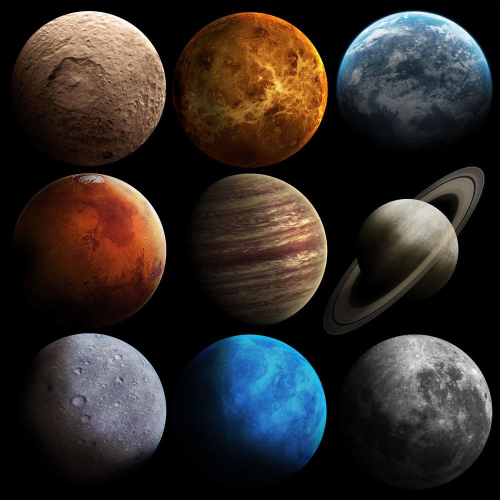
#> input picture 第19組_hw3/image1.jpg, 1000 x 1000 px (shown at 1/2 size)
$ python hw3_v1.py   (older library calls are emulated)
#> lines starting #> are read from the running program, lines starting #| are printed output that depends on the picture
import numpy as np
import time
from skimage import io
from skimage.transform import resize
from skimage.util import img_as_ubyte

b = 3

start = time.clock()

# color set to fill the different ball and background
RGB_colored = [(255, 0, 0),
               (0, 255, 0),
               (0, 0, 255),
               (0, 255, 255),
               (255, 0, 255),
               (255, 255, 0),
               (128, 128, 128),
               (255, 255, 255),
               (50, 128, 50),
               (0, 0, 0)]
RGB_colored = np.array(RGB_colored)


def find_nearest_center(pixel_RGB, pixel_Pos, centers):
    """
    return the nearest center
    :param a: each pixel [r,g,b]
    :param centers: a 9*3 R,G,B array
    :param pixel _Pos: (h,w) tuple 0-1 float
    :return:
    """
    mid_d = np.inf
    r = 0
    # add pixel info ==> (x,y,R,G,B)
    pixel_info = np.append(pixel_Pos, pixel_RGB)
    # return the most closed center
    for i in range(len(centers)):
        h, w = pixel_Pos
        h_center, w_center = centers[i][0], centers[i][1]
        d = (h_center - h) ** 2 + (w_center - w) ** 2
        if d > 0.3:
            continue
        distance = np.linalg.norm(pixel_info - centers[i])
        if distance < mid_d:
            mid_d = distance
            r = i
    return r


# find position center
def find_pos_center(img):
    """
    把每一個中心點的RGB放在center
    :param img:
    :return:
    """
    # R,G,B 9*3
    # add background RGB => 10*3
    # add position info to center array (R,G,B,X,Y)  float 0-1
    centers = np.zeros((b ** 2, 5))
    H_max = img.shape[0]
    W_max = img.shape[1]

    h, w = (img.shape[0] // b, img.shape[1] // b)
    # get center RGB and position ==> img info
    for i in range(b):
        for j in range(b):
            img_rgb = img[i * h + h // 2, j * w + w // 2]
            pos = ((i * h + h // 2) / H_max, (j * w + w // 2) / W_max)
            img_info = np.append(pos, img_rgb)
            centers[i * b + j] = img_info
    """
    pos = np.zeros((b ** 2, 2))
    for i in range(b):
        for j in range(b):
            pos[i * b + j] = [(i * h + h // 2) / h, (j * w + w // 2) / w]
    centers = np.append(centers, pos)
    """

    # set background RGB center (0,0,0) and position (0.33,0.33)
    background_info = [0.33, 0.33, 0.0, 0.0, 0.0]
    centers = np.row_stack((background_info, centers))

    return centers


def clustering(img, center):
    mask = np.zeros((img.shape[0], img.shape[1]), dtype=np.int)
    vis_img = img.copy()
    for i in range(img.shape[0]):
        for j in range(img.shape[1]):
            # find the nearest center and mark to mask array
            mask[i, j] = find_nearest_center(img[i, j], (i / img.shape[0], j / img.shape[1]), center)
            # mask i,j return R,G,B number & center [] get the R,G,B
            vis_img[i, j, :] = center[mask[i, j]][2:]
    # mask 0-9 number vis_img:image
    return mask, vis_img


# mask mean for each group
def update_center(img, mask):
    # img => original img , mask 300*300 size :number of color and position
    Centers = np.zeros((b ** 2 + 1, 5))
    for x in range(b ** 2 + 1):
        # prepare for the mean RGB and xy info
        total_arr_R, total_arr_G, total_arr_B, total_arr_h, total_arr_w = 0.0, 0.0, 0.0, 0.0, 0.0
        total_arr_num = 0.0
        # add the same mask pixel
        for i in range(img.shape[0]):
            for j in range(img.shape[1]):
                if x == mask[i, j]:
                    total_arr_num += 1
                    total_arr_R += img[i, j, 0]
                    total_arr_G += img[i, j, 1]
                    total_arr_B += img[i, j, 2]
                    total_arr_h += i / img.shape[0]
                    total_arr_w += j / img.shape[1]
        # get the mean of center
        if total_arr_num > 0:
            Centers[x, 2] = total_arr_R / total_arr_num
            Centers[x, 3] = total_arr_G / total_arr_num
            Centers[x, 4] = total_arr_B / total_arr_num
            Centers[x, 0] = total_arr_h / total_arr_num
            Centers[x, 1] = total_arr_w / total_arr_num

    return Centers


# fill the color by the RGB_colored array
def fill_mask_color(img):
    colored_img = img.copy()
    for h in range(img.shape[0]):
        for w in range(img.shape[1]):
            mid = np.inf
            r = 0
            for i in range(len(RGB_colored)):
                distance = np.linalg.norm(img[h][w] - RGB_colored[i] / 256)
                if distance < mid:
                    mid = distance
                    r = i
            colored_img[h][w] = (RGB_colored[r] / 256)

            # img_colored[h, w, :] = (RGB_colored[mask[h, w]]/256)
    return colored_img


# ---------------------------------------------
# first image
img = io.imread("image1.jpg")
#> img is the input picture: shape (1000, 1000, 3); mean R, G, B 49.5, 43.5, 40.3
img_H,img_W = img.shape[0],img.shape[1]
#> img_H = 1000; img_W = 1000
# resize size must be multiple of 3
img = resize(img, (150, 150), mode="reflect")
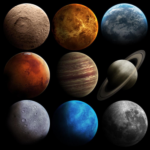
#> img: shape (150, 150, 3) float64; mean R, G, B 0.194, 0.171, 0.158

# a list of RGB color 9*3
# add a background RGB to Centers
Centers = find_pos_center(img)
#> after the loop in find_pos_center, `for i in range(b):`: centers = [[0.167, 0.167, 0.461, 0.333, 0.257], [0.167, 0.5, 0.481, 0.255, 0.0729], [0.167, 0.833, 0.184, 0.233, 0.271], [0.5, 0.167, 0.365, 0.117, 0.0538], [0.5, 0.5, 0.248, 0.16, 0.123], [0.5, 0.833, 0.277, 0.253, 0.181], [0.833, 0.167, 0.377, 0.358, 0.401], [0.833, 0.5, 0.0964, 0.273, 0.529], [0.833, 0.833, 0.292, 0.292, 0.292]]
#> in find_pos_center, `centers = np.row_stack((background_info, centers))`: centers = [[0.33, 0.33, 0, 0, 0], [0.167, 0.167, 0.461, 0.333, 0.257], [0.167, 0.5, 0.481, 0.255, 0.0729], [0.167, 0.833, 0.184, 0.233, 0.271], [0.5, 0.167, 0.365, 0.117, 0.0538], [0.5, 0.5, 0.248, 0.16, 0.123], [0.5, 0.833, 0.277, 0.253, 0.181], [0.833, 0.167, 0.377, 0.358, 0.401], [0.833, 0.5, 0.0964, 0.273, 0.529], [0.833, 0.833, 0.292, 0.292, 0.292]]
#> Centers has the same summary as centers in find_pos_center
# mask 0-8 the number of rgb   fill the color => vis
# mask size 300* 300
mask, vis = clustering(img, Centers)
#> the loop in clustering, `for i in range(img.shape[0]):` made 150 passes
#> after the loop in clustering, `for i in range(img.shape[0]):`:
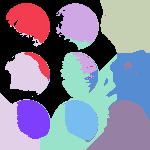
#> mask: shape (150, 150) int64; 10 distinct labels, from 0 to 9; one colour per label, 0 black
#> after the loop in clustering, `for i in range(img.shape[0]):`:
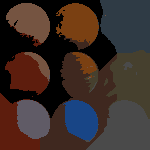
#> vis_img: shape (150, 150, 3) float64; mean R, G, B 0.233, 0.18, 0.163
vis = resize(vis, (img_H,img_W), mode="reflect")
io.imsave('init_image1.jpg', img_as_ubyte(vis))

# the more the batter?
Iters = 5
vis_images = np.zeros((Iters, img.shape[0], img.shape[1], 3))
vis_images_colored = np.zeros((Iters, img.shape[0], img.shape[1], 3))

for n in range(Iters):
    mask, vis = clustering(img, Centers)
    # copy image -> vis to vis_images[i] list
    vis_images[n] = vis
    # fill color by mask
    img_colored = fill_mask_color(vis)
    vis_images_colored[n] = img_colored
    # update center
    Centers = update_center(img, mask)
    print("finish image:", n + 1)
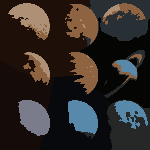
#> vis: shape (150, 150, 3) float64; mean R, G, B 0.194, 0.171, 0.16

# save img
# concatenate all the img
results = np.concatenate(vis_images, axis=1)
output = vis_images_colored[-1]
output = resize(output, (img_H,img_W), mode="reflect")
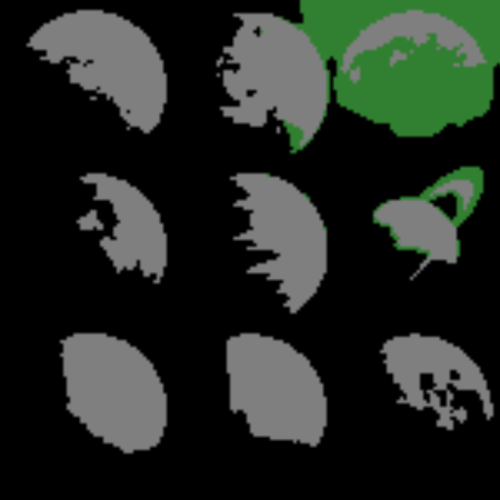
#> output: shape (1000, 1000, 3) float64 (shown at 1/2 size); mean of channels 0, 1, 2 0.141, 0.166, 0.141; drawn as R, G, B
results = resize(results, (img_H,img_W * Iters), mode="reflect")
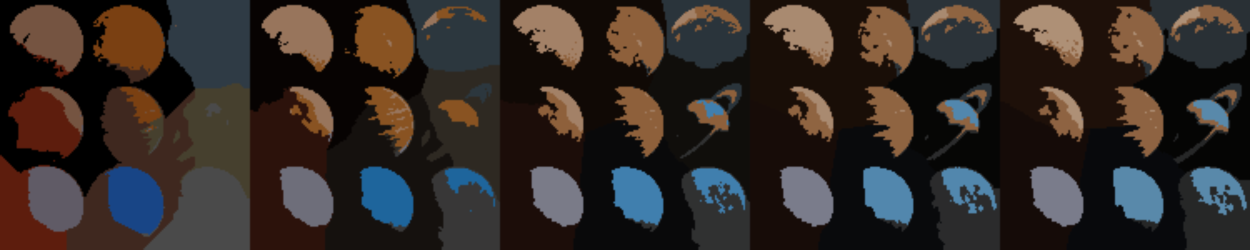
#> results: shape (1000, 5000, 3) float64 (shown at 1/4 size); mean of channels 0, 1, 2 0.204, 0.173, 0.158; drawn as R, G, B
# each 5 Iters
results_fill_color = np.concatenate(vis_images_colored, axis=1)
results_fill_color = resize(results_fill_color, (img_H,img_W * Iters), mode="reflect")
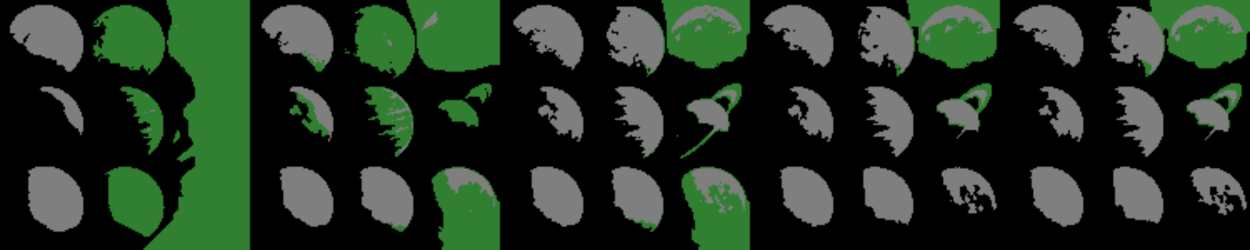
#> results_fill_color: shape (1000, 5000, 3) float64 (shown at 1/4 size); mean of channels 0, 1, 2 0.139, 0.198, 0.139; drawn as R, G, B
#> (the run stopped early here; a loop or call above may not have finished)
